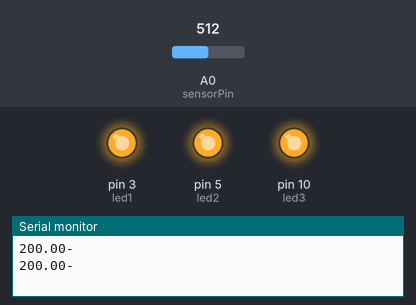
This sketch was run on a simulated Arduino Uno, built with avr-gcc and run on an emulated ATmega328P. On the bench: output pins drawn as LEDs (lit = HIGH), the last lines printed to the serial monitor. The inputs (shaded band) are chosen by the test bench; at power-on: A0 (sensorPin) = 512. Random numbers use the default seed unless the sketch sets one.

Above: at 7.5 s.
7.6 s: A0 (sensorPin) set to 122
At 10.6 s:
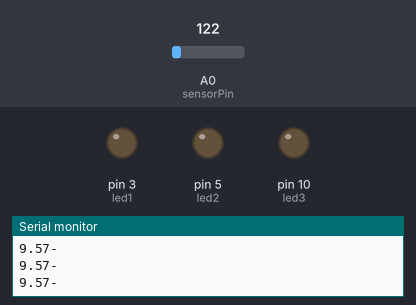
13.5 s: A0 (sensorPin) set to 150
19.4 s: A0 (sensorPin) set to 160
At 24.1 s:
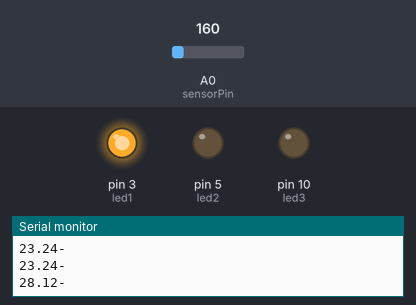
At 25.1 s:
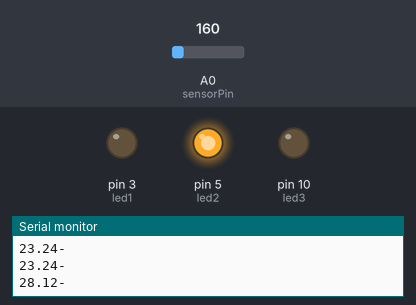
25.3 s: A0 (sensorPin) set to 0
Timing chart, 0 to 28.3 s (numbered marks = the images above; inputs shaded):
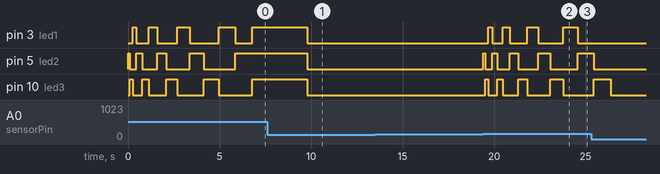

The sketch:

Sketch-Roberto-1306.ino
```cpp
const int sensorPin = A0;
const float baselineTemp = 26;
int led1 = 3, led2 = 5, led3 = 10;
 float temperature=0;

void leertemperatura() {
  int sensorVal = analogRead(sensorPin);
  //Serial.print("sensor Value: ");
  //Serial.print(sensorVal);

  float voltage = (sensorVal / 1024.0) * 5.0;
  //Serial.print(", Volts: ");
  //Serial.print(voltage);

  temperature = (voltage - 0.5) * 100;
  //Serial.print(", degrees C: ");
  Serial.print(temperature);
  Serial.println("-");
}

void setup() {
  //Inicializar Sensor de Temperarura
  Serial.begin(9600);
  //Inicializar y apagar Leds
  pinMode(led1, OUTPUT);
  digitalWrite(led1, LOW);
  pinMode(led2, OUTPUT);
  digitalWrite(led2, LOW);
  pinMode(led3, OUTPUT);
  digitalWrite(led3, LOW);
}

void loop() {
  int tiempoEspera = 3;

  // Leer Temperatura
  leertemperatura();

  // Almacenar la temperatura actual
  //float temperature = (analogRead(sensorPin) / 1024.0) * 5.0;
  //temperature = (temperature - 0.5) * 100;

  // Animación Calculando
  if (temperature > baselineTemp + 2) {
    tiempoEspera = 3;

    do {
      if (tiempoEspera < 1000) {
        digitalWrite(led3, LOW);
        digitalWrite(led1, HIGH);
        delay(tiempoEspera);
        tiempoEspera += random(30, 101);
      }

      if (tiempoEspera < 1000) {
        digitalWrite(led1, LOW);
        digitalWrite(led2, HIGH);
        delay(tiempoEspera);
        tiempoEspera += random(30, 101);
      }

      if (tiempoEspera < 1000) {
        digitalWrite(led2, LOW);
        digitalWrite(led3, HIGH);
        delay(tiempoEspera);
        tiempoEspera += random(30, 101);
      }
    } while (tiempoEspera < 1000);

    // Leer Temperatura de Nuevo Para Mostrar Resultado Final
    leertemperatura();

    // Almacenar la temperatura actual
    //float temperature = (analogRead(sensorPin) / 1024.0) * 5.0;
    //temperature = (temperature - 0.5) * 100;

    // Muestra de Resultado
    digitalWrite(led1, LOW);
    digitalWrite(led2, LOW);
    digitalWrite(led3, LOW);

    if (temperature < baselineTemp + 2) {
      digitalWrite(led1, LOW);
      digitalWrite(led2, LOW);
      digitalWrite(led3, LOW);
    } else if (temperature >= baselineTemp + 2 && temperature < baselineTemp + 4) {
      digitalWrite(led1, HIGH);
      digitalWrite(led2, LOW);
      digitalWrite(led3, LOW);
    } else if (temperature >= baselineTemp + 4 && temperature < baselineTemp + 6) {
      digitalWrite(led1, HIGH);
      digitalWrite(led2, HIGH);
      digitalWrite(led3, LOW);
    } else if (temperature >= baselineTemp + 6) {
      digitalWrite(led1, HIGH);
      digitalWrite(led2, HIGH);
      digitalWrite(led3, HIGH);
    }

    delay(3000);
    digitalWrite(led1, LOW);
    digitalWrite(led2, LOW);
    digitalWrite(led3, LOW);
  }
}
```

Measured:
- the behaviour switches between 159 and 160 on A0 (sensorPin) (found by bisection; images 1 and 2)
- after the input at 19.4 s, pin 3 (led1): LOW → HIGH after 0.29 s, → LOW 0.21 s later, → HIGH 0.56 s later, → LOW 0.39 s later, … (8 changes in this stretch); pin 5 (led2): LOW → HIGH at once, → LOW 0.10 s later, → HIGH 0.39 s later, → LOW 0.26 s later, … (9 changes in this stretch)
